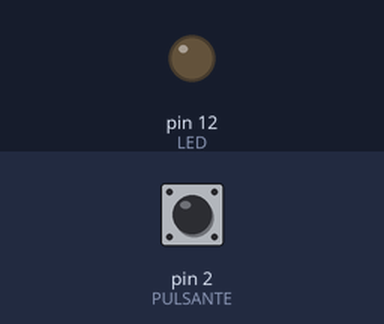
A sketch run on a simulated Arduino Uno, built with avr-gcc and run on an emulated ATmega328P. Shown: output pins drawn as LEDs (lit = HIGH). The test bench sets the inputs (shaded band); at power-on: pin 2 (PULSANTE) HIGH.

Above: at 1.2 s.
1.3 s: pin 2 (PULSANTE) pulled LOW for 0.15 s
At 1.37 s:
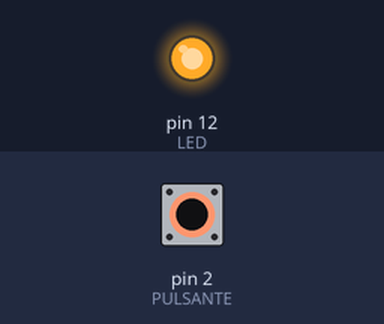
2.9 s: pin 2 (PULSANTE) pulled LOW for 3.2 s
At 7.2 s:
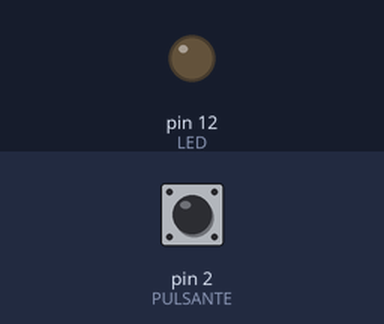
Timing chart, 0 to 8.7 s (numbered marks = the images above; inputs shaded):
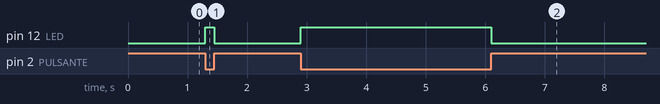

The sketch:

pulsante.ino
```cpp
// Pulsante: un pulsante tra D2 e massa, con il pull-up interno; il LED su D12 resta acceso finché è premuto.
const int PULSANTE = 2;
const int LED = 12;

void setup() {
  pinMode(PULSANTE, INPUT_PULLUP);
  pinMode(LED, OUTPUT);
}

void loop() {
  // Premuto, il pulsante porta D2 a massa: si legge LOW
  digitalWrite(LED, digitalRead(PULSANTE) == LOW ? HIGH : LOW);
}
```

Measured:
- after the input at 1.3 s, pin 12 (LED): LOW → HIGH at once, → LOW 0.15 s later
- after the input at 2.9 s, pin 12 (LED): LOW → HIGH at once, → LOW 3.2 s later
